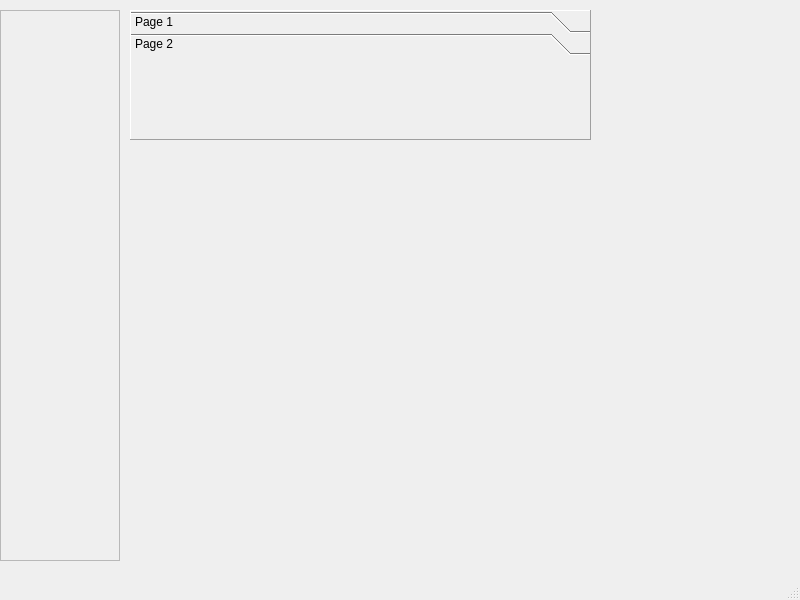
<?xml version="1.0" encoding="UTF-8"?>
<ui version="4.0">
 <class>MainWindow</class>
 <widget class="QMainWindow" name="MainWindow">
  <property name="geometry">
   <rect>
    <x>0</x>
    <y>0</y>
    <width>800</width>
    <height>600</height>
   </rect>
  </property>
  <property name="windowTitle">
   <string>MainWindow</string>
  </property>
  <widget class="QWidget" name="centralwidget">
   <widget class="QScrollArea" name="scrollArea">
    <property name="geometry">
     <rect>
      <x>0</x>
      <y>10</y>
      <width>120</width>
      <height>551</height>
     </rect>
    </property>
    <property name="widgetResizable">
     <bool>true</bool>
    </property>
    <widget class="QWidget" name="scrollAreaWidgetContents">
     <property name="geometry">
      <rect>
       <x>0</x>
       <y>0</y>
       <width>118</width>
       <height>549</height>
      </rect>
     </property>
    </widget>
   </widget>
   <widget class="QToolBox" name="toolBox">
    <property name="geometry">
     <rect>
      <x>130</x>
      <y>10</y>
      <width>461</width>
      <height>130</height>
     </rect>
    </property>
    <property name="frameShape">
     <enum>QFrame::Panel</enum>
    </property>
    <property name="frameShadow">
     <enum>QFrame::Raised</enum>
    </property>
    <property name="currentIndex">
     <number>1</number>
    </property>
    <property name="tabSpacing">
     <number>0</number>
    </property>
    <widget class="QWidget" name="page">
     <property name="geometry">
      <rect>
       <x>0</x>
       <y>0</y>
       <width>461</width>
       <height>80</height>
      </rect>
     </property>
     <attribute name="label">
      <string>Page 1</string>
     </attribute>
    </widget>
    <widget class="QWidget" name="page_2">
     <property name="geometry">
      <rect>
       <x>0</x>
       <y>0</y>
       <width>459</width>
       <height>78</height>
      </rect>
     </property>
     <attribute name="label">
      <string>Page 2</string>
     </attribute>
    </widget>
   </widget>
  </widget>
  <widget class="QMenuBar" name="menubar">
   <property name="geometry">
    <rect>
     <x>0</x>
     <y>0</y>
     <width>800</width>
     <height>22</height>
    </rect>
   </property>
  </widget>
  <widget class="QStatusBar" name="statusbar"/>
 </widget>
 <resources/>
 <connections/>
</ui>
